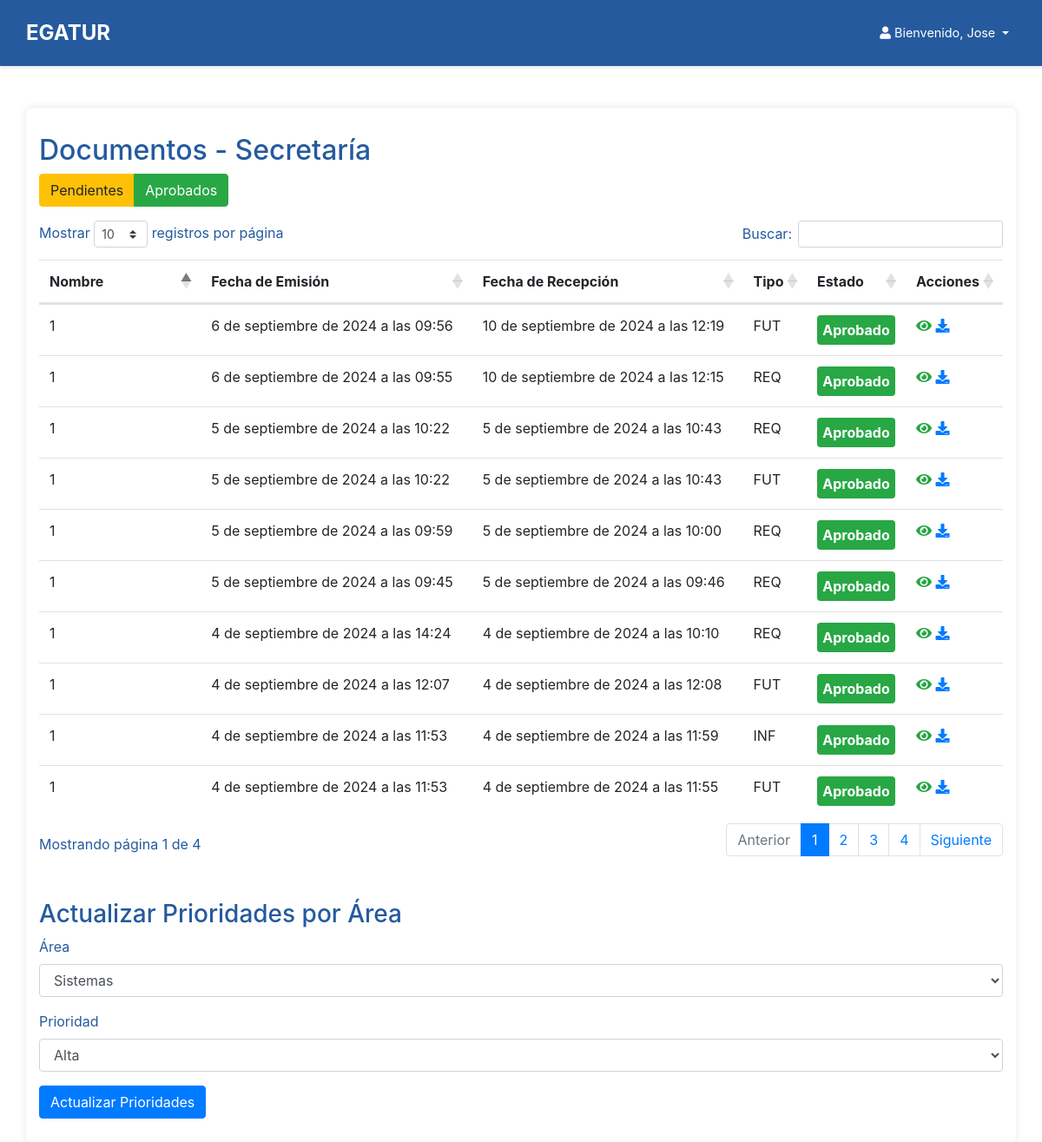
Page /secretaria_home/ (signed in) on the committed database.
### myapp/models.py (models this page shows, shortened)
class Documento(models.Model):
    TIPOS_DOCUMENTO = [
        ('FUT', 'FUT'),
        ('REQ', 'Requerimientos'),
        ('INF', 'Informes')
    ]
    ESTADOS_DOCUMENTO = [
        ('PENDIENTE', 'Pendiente'),
        ('APROBADO', 'Aprobado'),
        ('DENEGADO', 'Denegado')
    ]
    usuario = models.ForeignKey(User, on_delete=models.CASCADE, related_name='documentos')
    tipo = models.CharField(max_length=3, choices=TIPOS_DOCUMENTO)
    archivo = models.FileField(upload_to='documentos/')
    archivo_firmado = models.FileField(upload_to='documentos_firmados/', null=True, blank=True)
    fecha_emision = models.DateTimeField(auto_now_add=True)
    fecha_recepcion = models.DateTimeField(null=True, blank=True)
    estado = models.CharField(max_length=9, choices=ESTADOS_DOCUMENTO, default='PENDIENTE')
    observacion = models.TextField(null=True, blank=True)
    pagado = models.BooleanField(default=False)  # Campo para indicar si el documento ha sido pagado
    visado = models.BooleanField(default=False)  # Nuevo campo para indicar si el documento ha sido visado

### myapp/views.py (the view)
# urls.py: path('secretaria_home/', secretaria_home_view, name='secretaria_home'),
def secretaria_home_view(request):
    documentos_aprobados = Documento.objects.filter(estado='APROBADO').order_by('-fecha_emision')
    documentos_pendientes = Documento.objects.filter(estado='PENDIENTE').order_by('-fecha_emision')
    prioridades_opciones = dict(PRIORIDADES_OPCIONES)
    areas_opciones = dict(AREAS_OPCIONES)
    return render(request, 'secretaria_home.html', {
        'documentos_aprobados': documentos_aprobados,
        'documentos_pendientes': documentos_pendientes,
        'prioridades_opciones': prioridades_opciones,
        'areas_opciones': areas_opciones
    })

### myapp/templates/secretaria_home.html (shortened to what this page needs)
<!DOCTYPE html>
<html lang="en">
<head>
    <link rel="stylesheet" href="https://stackpath.bootstrapcdn.com/bootstrap/4.5.2/css/bootstrap.min.css">
    <link rel="stylesheet" href="https://cdnjs.cloudflare.com/ajax/libs/font-awesome/5.15.4/css/all.min.css">
    <link rel="stylesheet" href="https://cdn.datatables.net/1.11.3/css/dataTables.bootstrap4.min.css">
        {% include 'header.html' %}
</head>
<body>
    <div class="container mt-5">
        <h2>Documentos - Secretaría</h2>
        <div class="btn-group mb-3">
            <button id="filter-pending" class="btn btn-warning">Pendientes</button>
            <button id="filter-approved" class="btn btn-success">Aprobados</button>
        </div>
        <div class="table-responsive">
            <table id="documents-table" class="table mt-3">
                <thead>
                    <tr>
                        <th>Nombre</th>
                        <th>Fecha de Emisión</th>
                        <th>Fecha de Recepción</th>
                        <th>Tipo</th>
                        <th>Estado</th>
                        <th>Acciones</th>
                    </tr>
                </thead>
                <tbody>
                    {% for documento in documentos_aprobados %}
                    <tr class="document-approved">
                        <td>{{ documento.usuario.username }}</td>
                        <td>{{ documento.fecha_emision }}</td>
                        <td>{{ documento.fecha_recepcion }}</td>
                        <td>{{ documento.tipo }}</td>
                        <td>
                            <div class="status-approved">Aprobado</div>
                        </td>
                        <td>
                            {% if documento.archivo_firmado %}
                                <a href="{{ documento.archivo_firmado.url }}" class="btn-view" title="Ver Archivo Firmado" target="_blank">
                                    <i class="fas fa-eye"></i>
                                </a>
                            {% endif %}
                            {% if documento.archivo_firmado %}
                                <a href="{{ documento.archivo_firmado.url }}" class="btn-download" title="Descargar Archivo" download="">
                                    <i class="fas fa-download"></i>
                                </a>
                            {% endif %}
                        </td>
                    </tr>
                    {% endfor %}
                </tbody>
            </table>
        </div>
<h3 class="mt-5">Actualizar Prioridades por Área</h3>
<form id="priority-form" method="post" action="{% url 'update_priorities' %}">
    <div class="form-group">
        <label for="area">Área</label>
        <select id="area" name="area" class="form-control">
            {% for key, value in areas_opciones.items %}
                <option value="{{ key }}">{{ value }}</option>
            {% endfor %}
        </select>
    </div>
    <div class="form-group">
        <label for="priority">Prioridad</label>
        <select id="priority" name="priority" class="form-control">
            {% for key, value in prioridades_opciones.items %}
                <option value="{{ key }}">{{ value }}</option>
            {% endfor %}
        </select>
    </div>
    <button type="submit" class="btn btn-primary">Actualizar Prioridades</button>
</form>
    </div>
</body>
</html>

### myapp/templates/header.html (shortened to what this page needs)
<!DOCTYPE html>
<html lang="en">
<head>
    <link rel="stylesheet" href="https://stackpath.bootstrapcdn.com/bootstrap/4.5.2/css/bootstrap.min.css">
    <link rel="stylesheet" href="https://cdnjs.cloudflare.com/ajax/libs/font-awesome/5.15.4/css/all.min.css">
</head>
<body>
    <nav class="navbar navbar-expand-lg header">
        <a class="navbar-brand" href="#">EGATUR</a>
        <div class="collapse navbar-collapse" id="navbarNav">
            <ul class="navbar-nav ml-auto">
                <li class="nav-item dropdown">
                    <a class="nav-link dropdown-toggle" href="#" id="userDropdown" role="button" aria-haspopup="true" aria-expanded="false">
                        <i class="fas fa-user"></i>
                        <span class="d-none d-md-inline"> Bienvenido, {{ user.get_full_name }}</span>
                    </a>
                </li>
            </ul>
        </div>
    </nav>
</body>
</html>

### myapp/templates/secretaria_home.html (style rules this page uses)
body { background-color: #255A9E; color: white; font-family: 'Roboto', sans-serif; }
.container { background-color: white; color: #255A9E; padding: 30px; border-radius: 8px; box-shadow: 0 0 10px rgba(0, 0, 0, 0.1); max-width: 1000px; margin: auto; }
.btn-view, .btn-download { color: #28a745; }
.btn-download { color: #007bff; }
.status-approved { background-color: #28a745; color: white; font-weight: bold; padding: 5px; border-radius: 4px; text-align: center; }

### myapp/templates/header.html (style rules this page uses)
.header { background-color: #255A9E; color: white; padding: 15px 30px; box-shadow: 0 2px 4px rgba(0, 0, 0, 0.1); }
.header .navbar-brand { color: white; font-size: 1.5rem; font-weight: bold; }
.header .nav-link { color: white; font-size: 0.9rem; }

### rows in the picture
Documento: usuario.username "1", fecha_emision "6 de septiembre de 2024 a las 09:56", fecha_recepcion "10 de septiembre de 2024 a las 12:19", tipo "FUT"
Documento: usuario.username "1", fecha_emision "6 de septiembre de 2024 a las 09:55", fecha_recepcion "10 de septiembre de 2024 a las 12:15", tipo "REQ"
Documento: usuario.username "1", fecha_emision "5 de septiembre de 2024 a las 10:22", fecha_recepcion "5 de septiembre de 2024 a las 10:43", tipo "REQ"
Documento: usuario.username "1", fecha_emision "5 de septiembre de 2024 a las 10:22", fecha_recepcion "5 de septiembre de 2024 a las 10:43", tipo "FUT"
Documento: usuario.username "1", fecha_emision "5 de septiembre de 2024 a las 09:59", fecha_recepcion "5 de septiembre de 2024 a las 10:00", tipo "REQ"
Documento: usuario.username "1", fecha_emision "5 de septiembre de 2024 a las 09:45", fecha_recepcion "5 de septiembre de 2024 a las 09:46", tipo "REQ"
Documento: usuario.username "1", fecha_emision "4 de septiembre de 2024 a las 14:24", fecha_recepcion "4 de septiembre de 2024 a las 10:10", tipo "REQ"
Documento: usuario.username "1", fecha_emision "4 de septiembre de 2024 a las 12:07", fecha_recepcion "4 de septiembre de 2024 a las 12:08", tipo "FUT"
Documento: usuario.username "1", fecha_emision "4 de septiembre de 2024 a las 11:53", fecha_recepcion "4 de septiembre de 2024 a las 11:59", tipo "INF"
Documento: usuario.username "1", fecha_emision "4 de septiembre de 2024 a las 11:53", fecha_recepcion "4 de septiembre de 2024 a las 11:55", tipo "FUT"

### other values in the picture
{{ user.get_full_name }} "Jose"
form field area "Sistemas"
form field priority "Alta"
